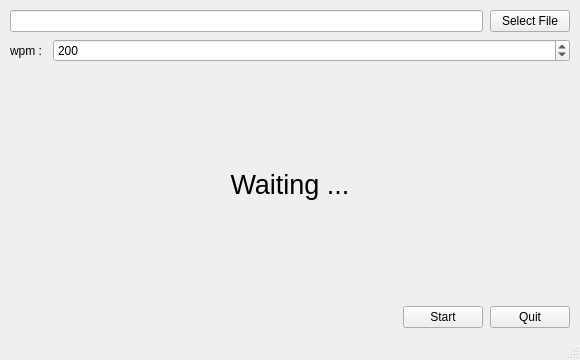
<?xml version="1.0" encoding="UTF-8"?>
<ui version="4.0">
 <class>MainWindow</class>
 <widget class="QMainWindow" name="MainWindow">
  <property name="geometry">
   <rect>
    <x>0</x>
    <y>0</y>
    <width>580</width>
    <height>360</height>
   </rect>
  </property>
  <property name="sizePolicy">
   <sizepolicy hsizetype="Preferred" vsizetype="Preferred">
    <horstretch>0</horstretch>
    <verstretch>0</verstretch>
   </sizepolicy>
  </property>
  <property name="minimumSize">
   <size>
    <width>0</width>
    <height>0</height>
   </size>
  </property>
  <property name="maximumSize">
   <size>
    <width>580</width>
    <height>360</height>
   </size>
  </property>
  <property name="windowTitle">
   <string>Reader</string>
  </property>
  <widget class="QWidget" name="centralwidget">
   <layout class="QVBoxLayout" name="verticalLayout">
    <property name="spacing">
     <number>7</number>
    </property>
    <property name="leftMargin">
     <number>10</number>
    </property>
    <property name="topMargin">
     <number>10</number>
    </property>
    <property name="rightMargin">
     <number>10</number>
    </property>
    <property name="bottomMargin">
     <number>10</number>
    </property>
    <item>
     <layout class="QHBoxLayout" name="horizontalLayout_2">
      <item>
       <widget class="QLineEdit" name="lineEdit"/>
      </item>
      <item>
       <widget class="QPushButton" name="pushButton_4">
        <property name="text">
         <string>Select File</string>
        </property>
       </widget>
      </item>
     </layout>
    </item>
    <item>
     <layout class="QHBoxLayout" name="horizontalLayout_3">
      <item>
       <widget class="QLabel" name="label">
        <property name="text">
         <string>wpm : </string>
        </property>
       </widget>
      </item>
      <item>
       <widget class="QSpinBox" name="spinBox">
        <property name="sizePolicy">
         <sizepolicy hsizetype="Expanding" vsizetype="Fixed">
          <horstretch>0</horstretch>
          <verstretch>0</verstretch>
         </sizepolicy>
        </property>
        <property name="minimum">
         <number>100</number>
        </property>
        <property name="maximum">
         <number>1000</number>
        </property>
        <property name="singleStep">
         <number>10</number>
        </property>
        <property name="value">
         <number>200</number>
        </property>
       </widget>
      </item>
     </layout>
    </item>
    <item>
     <widget class="QLabel" name="label_4">
      <property name="sizePolicy">
       <sizepolicy hsizetype="Expanding" vsizetype="Preferred">
        <horstretch>0</horstretch>
        <verstretch>0</verstretch>
       </sizepolicy>
      </property>
      <property name="minimumSize">
       <size>
        <width>560</width>
        <height>200</height>
       </size>
      </property>
      <property name="font">
       <font>
        <pointsize>20</pointsize>
       </font>
      </property>
      <property name="text">
       <string>Waiting ...</string>
      </property>
      <property name="alignment">
       <set>Qt::AlignCenter</set>
      </property>
     </widget>
    </item>
    <item>
     <layout class="QHBoxLayout" name="horizontalLayout">
      <item>
       <spacer name="horizontalSpacer">
        <property name="orientation">
         <enum>Qt::Horizontal</enum>
        </property>
        <property name="sizeHint" stdset="0">
         <size>
          <width>40</width>
          <height>20</height>
         </size>
        </property>
       </spacer>
      </item>
      <item>
       <widget class="QPushButton" name="pushButton">
        <property name="text">
         <string>Start</string>
        </property>
       </widget>
      </item>
      <item>
       <widget class="QPushButton" name="pushButton_2">
        <property name="text">
         <string>Quit</string>
        </property>
       </widget>
      </item>
     </layout>
    </item>
   </layout>
  </widget>
  <widget class="QMenuBar" name="menubar">
   <property name="geometry">
    <rect>
     <x>0</x>
     <y>0</y>
     <width>580</width>
     <height>18</height>
    </rect>
   </property>
  </widget>
  <widget class="QStatusBar" name="statusbar"/>
 </widget>
 <resources/>
 <connections/>
</ui>
